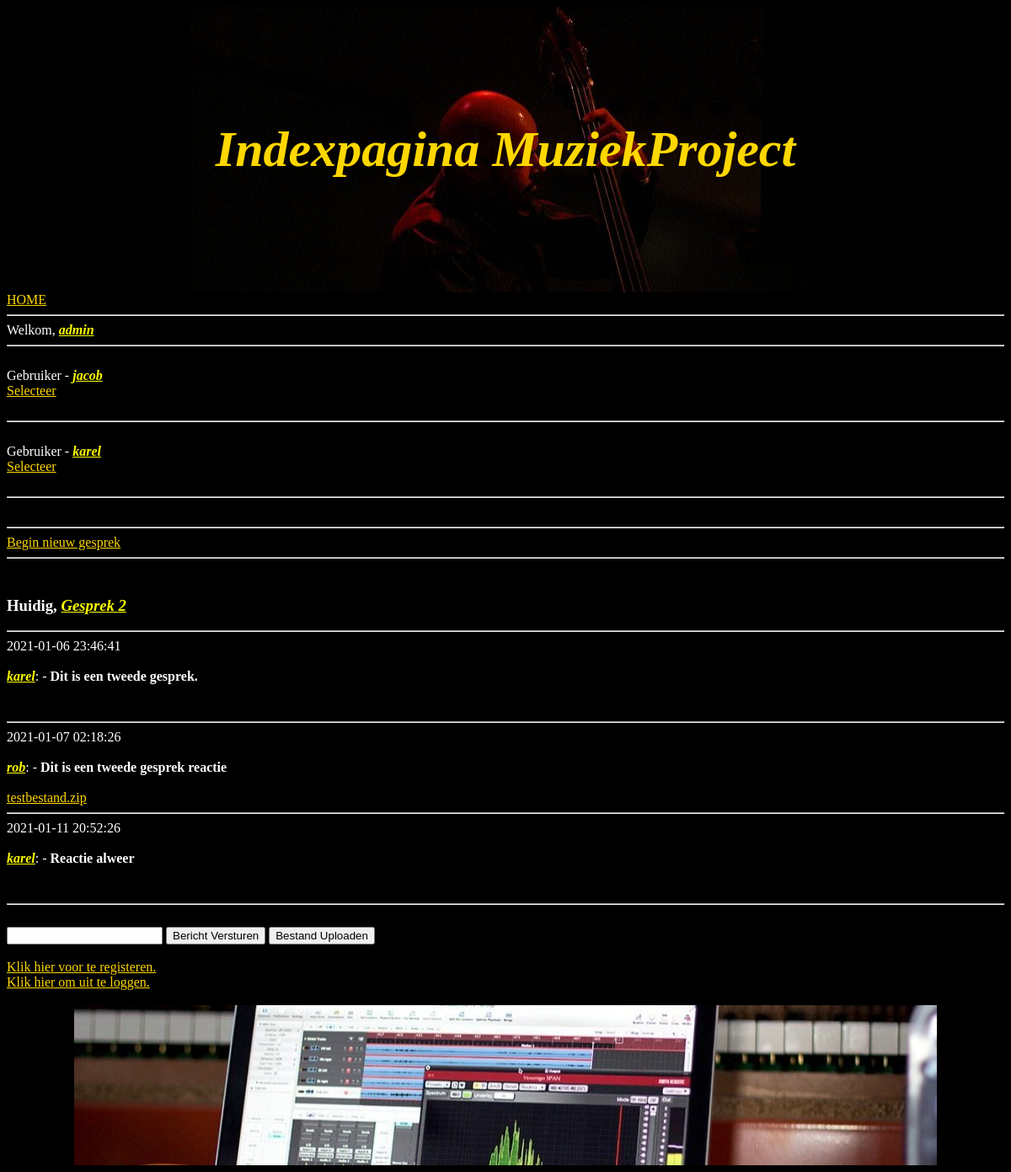
The app's page /Muziekproject/index.php?gesprek=2 (signed in) with its own data.
### tables this page shows
CREATE TABLE `user` (
  `user_ID` int(10) NOT NULL,
  `user_name` varchar(30) NOT NULL,
  `user_password` varchar(30) NOT NULL,
  `admin` tinyint(1) NOT NULL DEFAULT 0
);

CREATE TABLE `comment` (
  `comment_ID` int(10) NOT NULL,
  `conversation_ID` int(10) NOT NULL,
  `comment` varchar(100) NOT NULL,
  `date` timestamp NOT NULL DEFAULT current_timestamp() ON UPDATE current_timestamp(),
  `user_ID` int(10) NOT NULL,
  `uploaded_file` varchar(100) NOT NULL
);

### Muziekproject/index.php (the view, shortened to what this page needs)
<!DOCTYPE html>
<html>
	<head>
		<link rel="stylesheet" href="css/style.css">
	</head>
	<body>
		<div class="header">
			<h1>Indexpagina MuziekProject</h1>
		</div>
		<a href="index.php">HOME</a>
		<?php
			require("Backend/config.php");
			$connection = $db_connection;
			$Session = "";
			$admin_status ="";
			$user_ID ="";
			$conversation_ID ="";
			$selectedCheck ="";
			$selectedChat = "";
			foreach ($_SESSION as $key=>$Session)
			{
				echo "<br><hr>Welkom, <user>".$Session."</user><hr>";
			}
			$query_user_ID = "SELECT user_ID FROM user WHERE user_name='$Session'";
			$query_user_ID_result = $connection->query($query_user_ID);
			if ($query_user_ID_result->num_rows > 0)
			{
				while($row1 = $query_user_ID_result->fetch_assoc())
				{
					$user_ID = $row1["user_ID"];
				}
				$query_admin_status = "SELECT admin FROM user WHERE user_ID='$user_ID'";
				$query_admin_status_result = $connection->query($query_admin_status);
				if ($query_admin_status_result->num_rows > 0)
				{
					while($row1 = $query_admin_status_result->fetch_assoc())
					{
						$admin_status = $row1["admin"];
					}
				}
				if ($admin_status == 1)
				{
					$query_conversation_ID = "SELECT * FROM conversation";
					$query_conversation_ID_result = $connection->query($query_conversation_ID);
					if ($query_conversation_ID_result->num_rows > 0)
					{
						while($row1 = $query_conversation_ID_result->fetch_assoc())
						{
							$conversation_ID = $row1["conversation_ID"];
							$user_ID = $row1["user_ID"];
							$query_user_ID = "SELECT user_name FROM user WHERE user_ID='$user_ID'";
							$query_user_ID_result = $connection->query($query_user_ID);
							if ($query_user_ID_result->num_rows > 0)
							{
								while($row1 = $query_user_ID_result->fetch_assoc())
								{
									echo "<br> Gebruiker - <user>" . $row1["user_name"] . "</user>
									<br><a href=\"index.php?gesprek=$conversation_ID\">Selecteer</a><br><br><hr>";
								}
							}
						}
					}
					echo "<br><hr><a href=\"index.php?nieuw_gesprek\">Begin nieuw gesprek</a><hr>";
					if (isset($_GET['gesprek']))
					{
						echo "<br><h3>Huidig, <b><user>Gesprek " . $_GET['gesprek'] . "</h3></user></b><hr>";
					}
				}
			}
			function chooseConversation($selectedConversation)
			{
				$selectedChat = $selectedConversation;
				$conversation_ID = $selectedConversation;
				$selectedCheck = TRUE;
				selectedConversation();
			}
			if (isset($_GET['gesprek']) && $admin_status == 1)
			{
				chooseConversation($_GET['gesprek']);
			}
			function selectedConversation()
			{
				global $connection;
				global $selectedCheck;
				global $conversation_ID;
				if ($selectedCheck === TRUE)
				{
					$query_comment_conversation_ID = "SELECT * FROM comment WHERE conversation_ID='$conversation_ID'";
					$query_comment_conversation_ID_result = $connection->query($query_comment_conversation_ID);
					if ($query_comment_conversation_ID_result->num_rows > 0)
					{
						while($row1 = $query_comment_conversation_ID_result->fetch_assoc())
						{
							$username = $row1["user_ID"];
							$query_username = "SELECT user_name FROM user WHERE user_ID='$username'";
							$query_username_result = $connection->query($query_username);
							$message_owner ="";
							while($row2 = $query_username_result->fetch_assoc())
							{
								$message_owner = $row2["user_name"];
							}
							echo "" . $row1["date"].
							"<br><br><user>" . $message_owner.
							"</user>: - <b>" . $row1["comment"].
							'</b><br><br><a href="'.$row1['uploaded_file'].'">'.$row1['uploaded_file'].'</a></br><hr>';
						}
					}
					else
					{
						echo "0 resultaten";
					}
				}
				else
				{
				}
			}
		?>
		<?php if ($_SESSION != null && $conversation_ID != null && $selectedChat != null) : ?>
			<html>
				<form action="" method="post">
					<br><input type="text" name="comment" required="required"/>
					<input type="submit" value="Bericht Versturen"/>
					<input type="button" value="Bestand Uploaden"/>
				</form>
		<?php endif; ?>
		<?php if ($_SESSION != null && $admin_status == 1) : ?>
				<br><a href="register.php"> Klik hier voor te registeren. </a>
			</html>
		<?php endif; ?>
		<?php if ($_SESSION != null) : ?>
				<br><a href="logout.php"> Klik hier om uit te loggen. </a></br>
			</html><br>
		<?php endif; ?>
	</body>
	<footer>
	</footer>
</html>

### Muziekproject/css/style.css (style rules this page uses)
body { background-color: black; background-repeat: no-repeat; background-position: bottom center; color: white; }
a { color: gold; }
user { color: yellow; text-decoration: underline; font-style: italic; font-weight: bold; }
.header { padding: 8%; text-align: center; background: black; color: gold; font-size: 30px; font-weight: bold; font-style: italic; background-image: url("../images/backgroundexample2.jpg"); background-repeat: no-repeat; background-position: center; }
footer { padding: 8%; text-align: center; background: black; color: white; font-size: 30px; font-weight: bold; font-style: italic; background-image: url("../images/backgroundexample1.jpg"); background-repeat: no-repeat; background-position: center; }

### records on screen
user: user_name "jacob"
user: user_name "karel"
comment: date "2021-01-06 23:46:41", user_ID.user_name "karel", comment "Dit is een tweede gesprek."
comment: date "2021-01-07 02:18:26", user_ID.user_name "rob", comment "Dit is een tweede gesprek reactie", uploaded_file "testbestand.zip"
comment: date "2021-01-11 20:52:26", user_ID.user_name "karel", comment "Reactie alweer"

### other values on screen
$Session "admin"
$_GET['gesprek'] "2"
